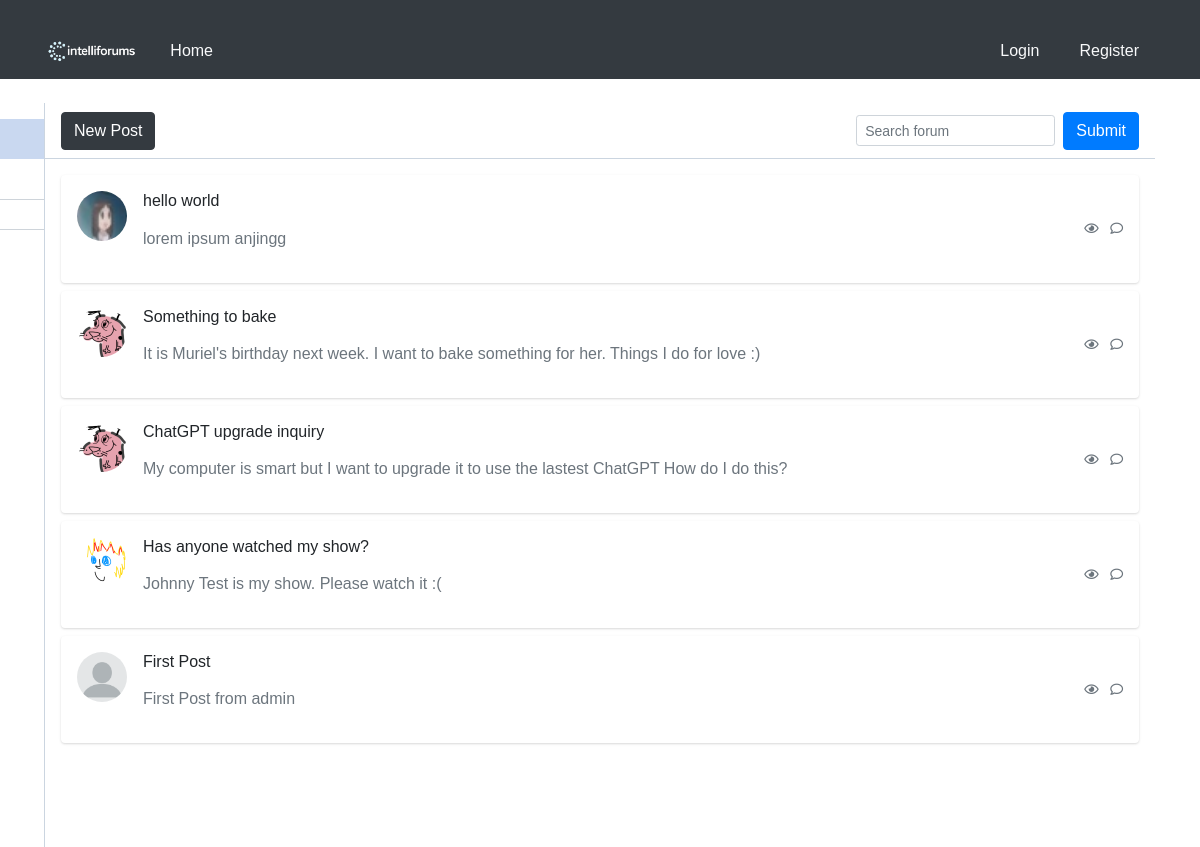
The app's page /home/0/1/, older data.
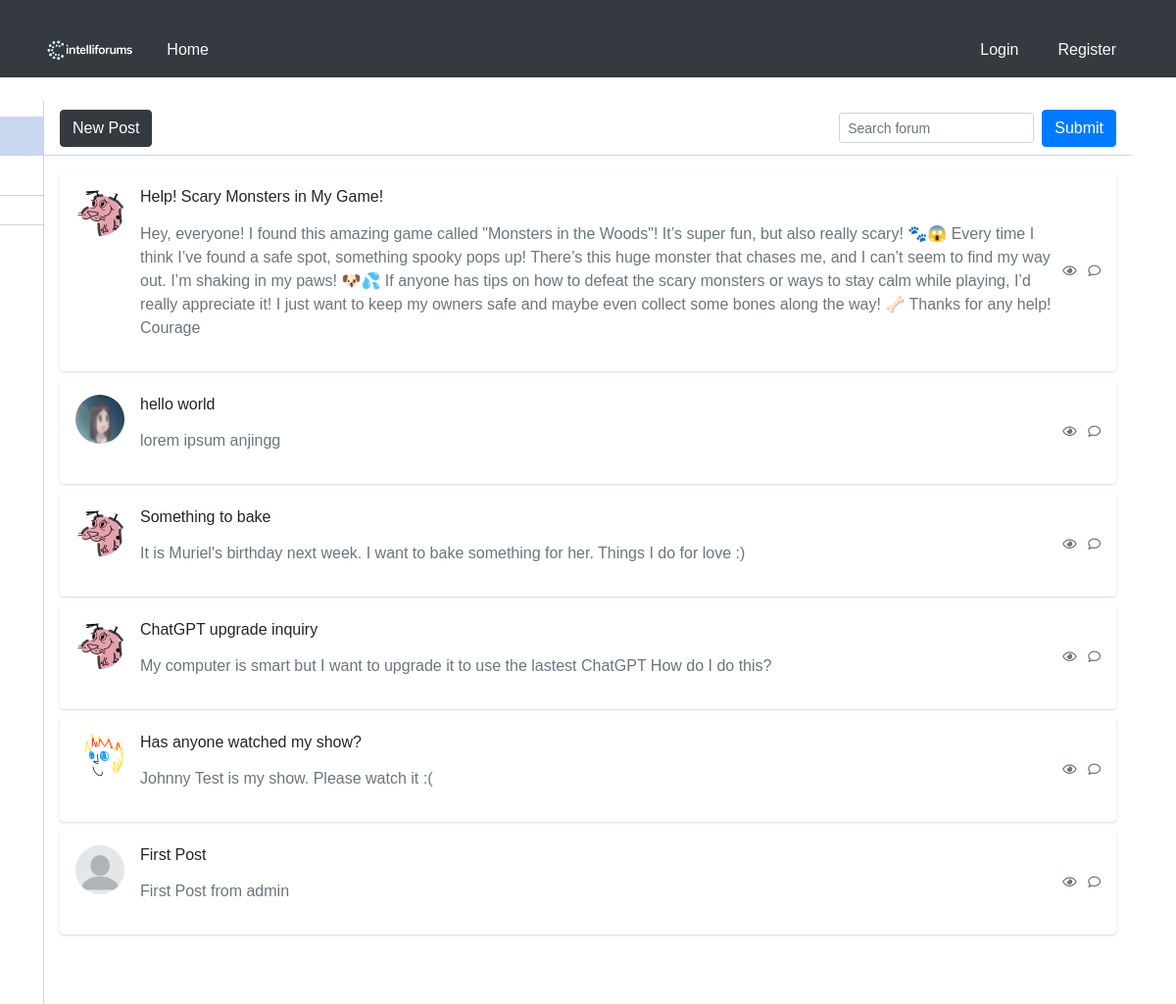
The same page, newer data.
### blog/models.py (models this page shows)
class UserPost(models.Model):
    post_ref = models.ForeignKey(Post, on_delete=models.CASCADE)
    user_ref = models.ForeignKey(User, on_delete=models.CASCADE)
    is_deleted = models.BooleanField(default=False)

### blog/views.py (the view)
# urls.py: path('home/<int:pk>/<int:page_number>/', views.fetch_posts,name='home'),
@csrf_protect
def fetch_posts(request, pk, page_number):
    posts = []
    if request.method == 'POST':
        form = SearchForm(request.POST)
        if form.is_valid():
            substring = form.cleaned_data['content']
            posts = _get_page_object(
                Paginator(
                    get_filtered_posts(UserPost.objects.select_related('post_ref')
                                       .filter(
                        (Q(post_ref__title__icontains=substring)) |
                        Q(post_ref__content__icontains=substring)) & Q(post_ref__forum_ref__id=pk)& Q(is_deleted=False))
                    if Forum.objects.filter(id=pk).exists()
                    else get_filtered_posts(
                        UserPost.objects.select_related('post_ref')
                        .filter(Q(post_ref__title__icontains=substring) |
                                Q(post_ref__content__icontains=substring) & Q(is_deleted=False))
                    ), 20
                ), page_number
            ).object_list
    else:
        posts = _get_page_object(
            Paginator(
                get_filtered_posts(
                    UserPost.objects.select_related('post_ref').filter(post_ref__forum_ref__id=pk,is_deleted = False)
                )
                if Forum.objects.filter(id=pk).exists()
                else get_filtered_posts(UserPost.objects.select_related('post_ref').filter(is_deleted = False))
                ,20
            ), page_number
        ).object_list
    search_form = SearchForm()
    posts = posts[::-1]
    forums = Forum.objects.all()
    return render(request, 'home.html', {
        'posts' : posts,
        'page_number' : page_number,
        'forum_pk' : pk,
        'search_form' : search_form,
        'user' : request.user,
        'forums' : forums
    })

### blog/forms.py
class SearchForm(forms.Form):
    content = forms.CharField(
        widget=forms.TextInput(
            attrs={
                'class' : 'form-control form-control-sm bg-gray-200 border-gray-200 shadow-none mb-4 mt-4',
                'placeholder' : 'Search forum',
            },
        ),
        label="",
    )

### blog/views.py (called while the page is built)
def get_filtered_posts(_object):
    return _object.values(
        'post_ref__id',
        'post_ref__user_ref__username',
        'post_ref__title',
        'post_ref__content',
        'post_ref__created_at',
        'post_ref__user_ref__picture',
        'id'
    )

def _get_page_object(paginator_object, page_number):
    try:
        page_object = paginator_object.page(page_number)
    except PageNotAnInteger:
        page_object = paginator_object.page(1)
    except EmptyPage:
        page_object = paginator_object.page(paginator_object.num_pages)
    return page_object

### blog/templates/home.html (shortened to what this page needs)
<!DOCTYPE html>
<html lang="en">
<head>
    {% load static %}
    <link rel="stylesheet" href="{% static 'blog/css/global.css' %}">
    <link rel="stylesheet" href="{% static 'blog/css/home.css' %}">
</head>
<body>
{% include 'header.html' %}
<div class="container">
    <div class="main-body p-0">
        <div class="inner-wrapper">
            {% include 'sidebar.html' %}
            <div class="inner-main">
                <div class="inner-main-header">
                    <button type="button" class="btn btn-dark" onclick= "location.href = '{% url 'new_post' forum_pk=forum_pk %}'">New Post</button>
                    <span class="input-icon input-icon-sm ml-auto w-auto">
                        <form action="" method="post" class="d-flex align-items-center">
                            {{ search_form}}
                            <button class="btn btn-primary ml-2" type="submit">Submit</button>
                        </form>
                    </span>
                </div>
                <div class="inner-main-body p-2 p-sm-3 collapse forum-content show">
                    {% for post in posts %}
                        <div class="card mb-2" onclick="window.location.href='{% url 'post_detail' pk=post.id page_number=1 %}'" style="cursor: pointer;">
                            <div class="card-body p-2 p-sm-3">
                                <div class="media forum-item">
                                    <a href="#" data-toggle="collapse" data-target=".forum-content">
                                        <img src="/media/{{ post.post_ref__user_ref__picture }}" class="mr-3 rounded-circle" width="50" height="50" alt="User" />
                                    </a>
                                    <div class="media-body">
                                        <h6>
                                            <p href="#"  class="text-body">{{ post.post_ref__title }}</p>
                                        </h6>
                                        <p class="text-secondary">
                                            {{ post.post_ref__content }}
                                        </p>
                                    </div>
                                    <div class="text-muted small text-center align-self-center">
                                        <span class="d-none d-sm-inline-block">
                                            <i class="far fa-eye"></i>
                                        </span>
                                        <span>
                                            <i class="far fa-comment ml-2"></i>
                                        </span>
                                    </div>
                                </div>
                            </div>
                        </div>
                    {% endfor %}
                </div>
            </div>
        </div>
    </div>
</div>
</body>
</html>

Row changes from the older to the newer data that the page shows:
added UserPost: post_ref__title "Help! Scary Monsters in My Game!", post_ref__content "Hey, everyone! I found this amazing game called \"Monsters in the Woods\"! It’s super fun, but also really scary! 🐾😱 Every time I think I’ve found a safe spot, something spooky pops up! There’s this huge monster that chases me, and I can’t seem to find my way out. I’m shaking in my paws! 🐶💦 If anyone has tips on how to defeat the scary monsters or ways to stay calm while playing, I’d really appreciate it! I just want to keep my owners safe and maybe even collect some bones along the way! 🦴 Thanks for any help! Courage"
